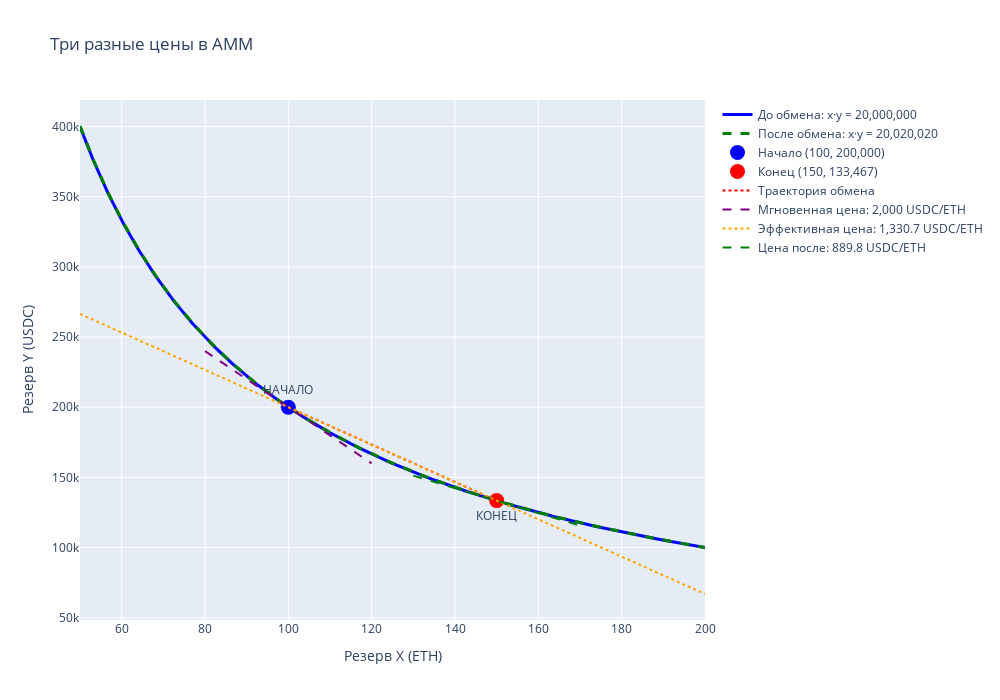

Notebook source saved alongside this figure:
### Code cell
# Начальное состояние
x0, y0 = 100, 200_000
K_squared = x0 * y0

# Swap с комиссией
dx = 50
gamma = 0.997

x_new = x0 + gamma * dx
y_new = K_squared / x_new
dy = y0 - y_new

# Финальное состояние (с реинвестированием комиссии)
x_final = x0 + dx
y_final = y0 - dy

print(f"НАЧАЛО:")
print(f"  Резервы: {x0} ETH, {y0:,} USDC")
print(f"  Цена: {y0/x0:,.1f} USDC/ETH")
print()

print(f"ОБМЕН:")
print(f"  Отдал: {dx} ETH")
print(f"  Получил: {dy:,.1f} USDC")
print(f"  Эффективная цена: {dy/dx:,.1f} USDC/ETH")
print()

print(f"КОНЕЦ:")
print(f"  Резервы: {x_final:.1f} ETH, {y_final:,.1f} USDC")
print(f"  Цена: {y_final/x_final:,.1f} USDC/ETH")
print()

fig = go.Figure()

# Кривая инварианта ДО обмена
x_range = np.linspace(50, 200, 500)
y_curve_before = K_squared / x_range
fig.add_trace(go.Scatter(
    x=x_range, y=y_curve_before,
    mode='lines',
    line=dict(color='blue', width=3),
    name=f'До обмена: x·y = {K_squared:,}'
))

# Кривая инварианта ПОСЛЕ обмена
K_squared_after = x_final * y_final
y_curve_after = K_squared_after / x_range
fig.add_trace(go.Scatter(
    x=x_range, y=y_curve_after,
    mode='lines',
    line=dict(color='green', width=3, dash='dash'),
    name=f'После обмена: x·y = {K_squared_after:,.0f}'
))

# Начальная точка
fig.add_trace(go.Scatter(
    x=[x0], y=[y0],
    mode='markers+text',
    marker=dict(color='blue', size=15),
    text=['НАЧАЛО'],
    textposition='top center',
    name=f'Начало ({x0}, {y0:,})'
))

# Конечная точка
fig.add_trace(go.Scatter(
    x=[x_final], y=[y_final],
    mode='markers+text',
    marker=dict(color='red', size=15),
    text=['КОНЕЦ'],
    textposition='bottom center',
    name=f'Конец ({x_final:.0f}, {y_final:,.0f})'
))

# Линия обмена
fig.add_trace(go.Scatter(
    x=[x0, x_final],
    y=[y0, y_final],
    mode='lines',
    line=dict(color='red', width=2, dash='dot'),
    name='Траектория обмена'
))

# Касательная в начальной точке (мгновенная цена)
price_instant = y0 / x0
x_tangent = np.linspace(80, 120, 100)
y_tangent = y0 - price_instant * (x_tangent - x0)
fig.add_trace(go.Scatter(
    x=x_tangent, y=y_tangent,
    mode='lines',
    line=dict(color='purple', width=2, dash='dash'),
    name=f'Мгновенная цена: {price_instant:,.0f} USDC/ETH'
))

# Линия эффективной цены
effective_price = dy / dx
y_effective = y0 - effective_price * (x_range - x0)
fig.add_trace(go.Scatter(
    x=x_range, y=y_effective,
    mode='lines',
    line=dict(color='orange', width=2, dash='dot'),
    name=f'Эффективная цена: {effective_price:,.1f} USDC/ETH'
))

# Касательная в конечной точке (цена после)
price_after = y_final / x_final
x_tangent_after = np.linspace(130, 170, 100)
y_tangent_after = y_final - price_after * (x_tangent_after - x_final)
fig.add_trace(go.Scatter(
    x=x_tangent_after, y=y_tangent_after,
    mode='lines',
    line=dict(color='green', width=2, dash='dash'),
    name=f'Цена после: {price_after:,.1f} USDC/ETH'
))

fig.update_layout(
    title='Три разные цены в AMM',
    xaxis_title='Резерв X (ETH)',
    yaxis_title='Резерв Y (USDC)',
    hovermode='closest',
    width=1000,
    height=700
)

fig.show()

### Figure 1 — Plotly figure (JSON) as saved in the notebook; plotly's stock layout.template omitted (floating-point values rounded to 4 significant figures; data arrays with more than 128 entries replaced by an {"elided": "..."} marker saying what was removed)
{"data": [{"line": {"color": "blue", "width": 3}, "mode": "lines", "name": "До обмена: x·y = 20,000,000", "type": "scatter", "x": {"elided": "500 float values"}, "y": {"elided": "500 float values"}}, {"line": {"color": "green", "dash": "dash", "width": 3}, "mode": "lines", "name": "После обмена: x·y = 20,020,020", "type": "scatter", "x": {"elided": "500 float values"}, "y": {"elided": "500 float values"}}, {"marker": {"color": "blue", "size": 15}, "mode": "markers+text", "name": "Начало (100, 200,000)", "text": ["НАЧАЛО"], "textposition": "top center", "type": "scatter", "x": [100], "y": [200000]}, {"marker": {"color": "red", "size": 15}, "mode": "markers+text", "name": "Конец (150, 133,467)", "text": ["КОНЕЦ"], "textposition": "bottom center", "type": "scatter", "x": [150], "y": [133500.0]}, {"line": {"color": "red", "dash": "dot", "width": 2}, "mode": "lines", "name": "Траектория обмена", "type": "scatter", "x": [100, 150], "y": [200000, 133500.0]}, {"line": {"color": "purple", "dash": "dash", "width": 2}, "mode": "lines", "name": "Мгновенная цена: 2,000 USDC/ETH", "type": "scatter", "x": [80.0, 80.4, 80.81, 81.21, 81.62, 82.02, 82.42, 82.83, 83.23, 83.64, 84.04, 84.44, 84.85, 85.25, 85.66, 86.06, 86.46, 86.87, 87.27, 87.68, 88.08, 88.48, 88.89, 89.29, 89.7, 90.1, 90.51, 90.91, 91.31, 91.72, 92.12, 92.53, 92.93, 93.33, 93.74, 94.14, 94.55, 94.95, 95.35, 95.76, 96.16, 96.57, 96.97, 97.37, 97.78, 98.18, 98.59, 98.99, 99.39, 99.8, 100.2, 100.6, 101.0, 101.4, 101.8, 102.2, 102.6, 103.0, 103.4, 103.8, 104.2, 104.6, 105.1, 105.5, 105.9, 106.3, 106.7, 107.1, 107.5, 107.9, 108.3, 108.7, 109.1, 109.5, 109.9, 110.3, 110.7, 111.1, 111.5, 111.9, 112.3, 112.7, 113.1, 113.5, 113.9, 114.3, 114.7, 115.2, 115.6, 116.0, 116.4, 116.8, 117.2, 117.6, 118.0, 118.4, 118.8, 119.2, 119.6, 120.0], "y": [240000.0, 239200.0, 238400.0, 237600.0, 236800.0, 236000.0, 235200.0, 234300.0, 233500.0, 232700.0, 231900.0, 231100.0, 230300.0, 229500.0, 228700.0, 227900.0, 227100.0, 226300.0, 225500.0, 224600.0, 223800.0, 223000.0, 222200.0, 221400.0, 220600.0, 219800.0, 219000.0, 218200.0, 217400.0, 216600.0, 215800.0, 214900.0, 214100.0, 213300.0, 212500.0, 211700.0, 210900.0, 210100.0, 209300.0, 208500.0, 207700.0, 206900.0, 206100.0, 205300.0, 204400.0, 203600.0, 202800.0, 202000.0, 201200.0, 200400.0, 199600.0, 198800.0, 198000.0, 197200.0, 196400.0, 195600.0, 194700.0, 193900.0, 193100.0, 192300.0, 191500.0, 190700.0, 189900.0, 189100.0, 188300.0, 187500.0, 186700.0, 185900.0, 185100.0, 184200.0, 183400.0, 182600.0, 181800.0, 181000.0, 180200.0, 179400.0, 178600.0, 177800.0, 177000.0, 176200.0, 175400.0, 174500.0, 173700.0, 172900.0, 172100.0, 171300.0, 170500.0, 169700.0, 168900.0, 168100.0, 167300.0, 166500.0, 165700.0, 164800.0, 164000.0, 163200.0, 162400.0, 161600.0, 160800.0, 160000.0]}, {"line": {"color": "orange", "dash": "dot", "width": 2}, "mode": "lines", "name": "Эффективная цена: 1,330.7 USDC/ETH", "type": "scatter", "x": {"elided": "500 float values"}, "y": {"elided": "500 float values"}}, {"line": {"color": "green", "dash": "dash", "width": 2}, "mode": "lines", "name": "Цена после: 889.8 USDC/ETH", "type": "scatter", "x": [130.0, 130.4, 130.8, 131.2, 131.6, 132.0, 132.4, 132.8, 133.2, 133.6, 134.0, 134.4, 134.8, 135.3, 135.7, 136.1, 136.5, 136.9, 137.3, 137.7, 138.1, 138.5, 138.9, 139.3, 139.7, 140.1, 140.5, 140.9, 141.3, 141.7, 142.1, 142.5, 142.9, 143.3, 143.7, 144.1, 144.5, 144.9, 145.4, 145.8, 146.2, 146.6, 147.0, 147.4, 147.8, 148.2, 148.6, 149.0, 149.4, 149.8, 150.2, 150.6, 151.0, 151.4, 151.8, 152.2, 152.6, 153.0, 153.4, 153.8, 154.2, 154.6, 155.1, 155.5, 155.9, 156.3, 156.7, 157.1, 157.5, 157.9, 158.3, 158.7, 159.1, 159.5, 159.9, 160.3, 160.7, 161.1, 161.5, 161.9, 162.3, 162.7, 163.1, 163.5, 163.9, 164.3, 164.7, 165.2, 165.6, 166.0, 166.4, 166.8, 167.2, 167.6, 168.0, 168.4, 168.8, 169.2, 169.6, 170.0], "y": [151300.0, 150900.0, 150500.0, 150200.0, 149800.0, 149500.0, 149100.0, 148700.0, 148400.0, 148000.0, 147700.0, 147300.0, 146900.0, 146600.0, 146200.0, 145900.0, 145500.0, 145200.0, 144800.0, 144400.0, 144100.0, 143700.0, 143400.0, 143000.0, 142600.0, 142300.0, 141900.0, 141600.0, 141200.0, 140800.0, 140500.0, 140100.0, 139800.0, 139400.0, 139000.0, 138700.0, 138300.0, 138000.0, 137600.0, 137200.0, 136900.0, 136500.0, 136200.0, 135800.0, 135400.0, 135100.0, 134700.0, 134400.0, 134000.0, 133600.0, 133300.0, 132900.0, 132600.0, 132200.0, 131800.0, 131500.0, 131100.0, 130800.0, 130400.0, 130100.0, 129700.0, 129300.0, 129000.0, 128600.0, 128300.0, 127900.0, 127500.0, 127200.0, 126800.0, 126500.0, 126100.0, 125700.0, 125400.0, 125000.0, 124700.0, 124300.0, 123900.0, 123600.0, 123200.0, 122900.0, 122500.0, 122100.0, 121800.0, 121400.0, 121100.0, 120700.0, 120300.0, 120000.0, 119600.0, 119300.0, 118900.0, 118500.0, 118200.0, 117800.0, 117500.0, 117100.0, 116700.0, 116400.0, 116000.0, 115700.0]}], "layout": {"height": 700, "hovermode": "closest", "title": {"text": "Три разные цены в AMM"}, "width": 1000, "xaxis": {"title": {"text": "Резерв X (ETH)"}}, "yaxis": {"title": {"text": "Резерв Y (USDC)"}}}}
